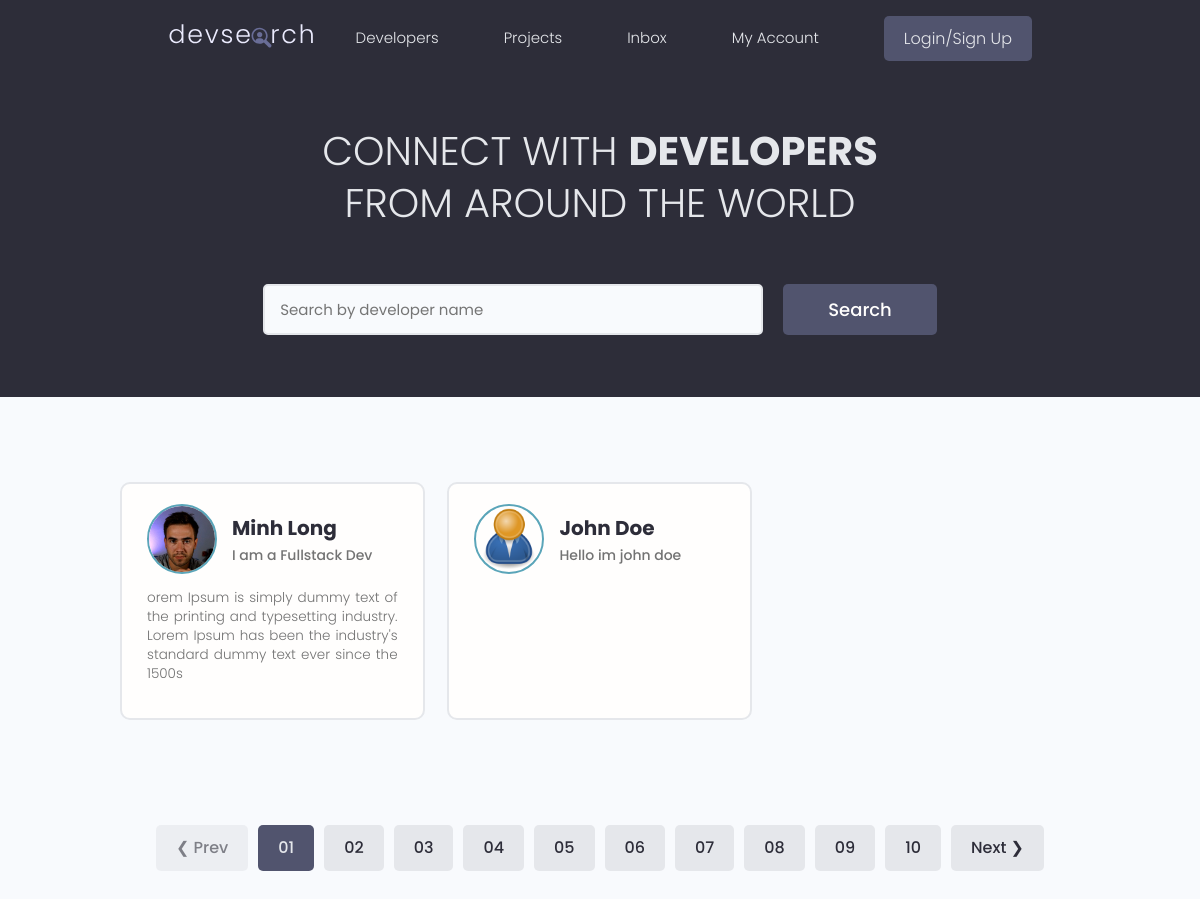
The app's page /, older data.
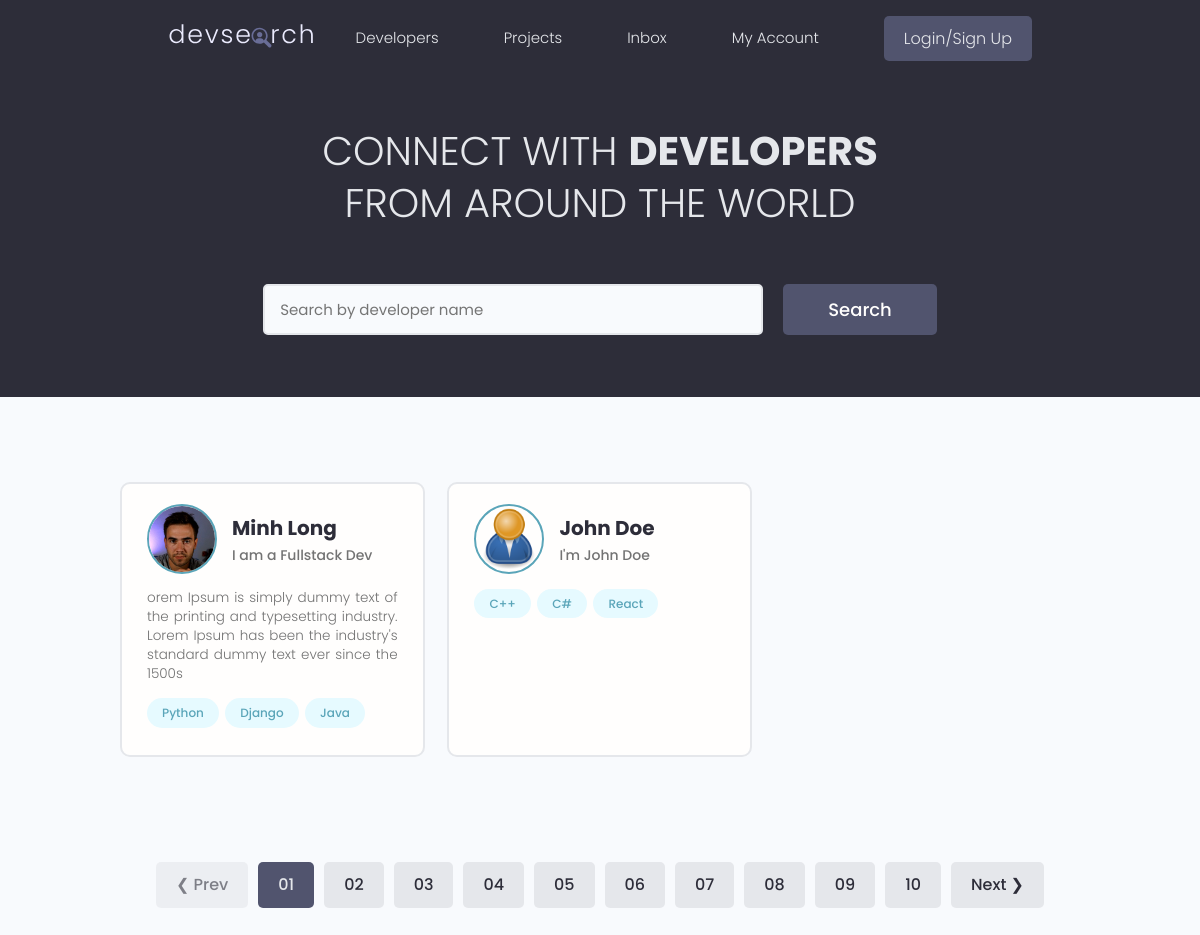
The same page, newer data.
### users/models.py (models this page shows, shortened)
class Profile(models.Model):
    user = models.OneToOneField(User, on_delete=models.CASCADE, null=True, blank=True)
    name = models.CharField(max_length=200, blank=True, null=True)
    email = models.EmailField(max_length=500, blank=True,null=True)
    username = models.CharField(max_length=200, blank=True, null=True)
    location = models.CharField(max_length=200, blank=True, null=True)
    short_intro = models.CharField(max_length=500, blank=True, null=True)
    bio = models.TextField(blank=True, null=True)
    profile_image = models.ImageField(blank=True, null=True, upload_to='profiles/', default='profiles/user-default.png' )
    social_github = models.CharField(max_length=200, blank=True, null=True)
    social_twitter = models.CharField(max_length=200, blank=True, null=True)
    social_linkedin = models.CharField(max_length=200, blank=True, null=True)
    social_youtube = models.CharField(max_length=200, blank=True, null=True)
    social_website = models.CharField(max_length=200, blank=True, null=True)
    created = models.DateTimeField(auto_now_add=True)
    id = models.UUIDField(default=uuid.uuid4, unique=True, primary_key=True, editable=False)

class Skill(models.Model):
    owner =  models.ForeignKey(Profile, on_delete=models.CASCADE, null=True)
    name = models.CharField(max_length= 200,null=True, blank=True)
    description = models.TextField(null=True, blank=True)
    created = models.DateTimeField(auto_now_add=True)
    id = models.UUIDField(default=uuid.uuid4, unique=True, primary_key=True, editable=False)
    def __str__(self):
        return str(self.name)

### users/views.py (the view)
# urls.py: path('', views.profiles, name='profiles'),
def profiles(request):
    profiles = Profile.objects.all()
    context = {'profiles' : profiles}
    return render(request, 'users/profiles.html', context )

### users/templates/users/profiles.html (shortened to what this page needs)
{% extends "main.html" %}
{%load static%}
{% block content %}
  <main class="home">
    <section class="hero-section text-center">
      <div class="container container--narrow">
        <div class="hero-section__box">
          <h2>CONNECT WITH <span>DEVELOPERS</span></h2>
          <h2>FROM AROUND THE WORLD</h2>
        </div>
        <div class="hero-section__search">
          <form class="form" action="#" method="get">
            <div class="form__field">
              <input class="input input--text" id="formInput#search" type="text" name="text"
                placeholder="Search by developer name" />
            </div>
            <input class="btn btn--sub btn--lg" type="submit" value="Search" />
          </form>
        </div>
      </div>
    </section>
    <section class="devlist">
      <div class="container">
        <div class="grid grid--three">
            {%for profile in profiles%}
          <div class="column card">
            <div class="dev">
              <a href="{%url 'user-profile' profile.id%}" class="card__body">
                <div class="dev__profile">
                  <img class="avatar avatar--md" src="{{profile.profile_image.url}}" alt="image" />
                  <div class="dev__meta">
                    <h3>{{profile.name}}</h3>
                    <h5>{{profile.short_intro|slice:"60"}}</h5>
                  </div>
                </div>
                <p class="dev__info">{{profile.bio|slice:"150"}}</p>
                <div class="dev__skills">
                    {%for skill in profile.skill_set.all|slice:"5"%}
                  <span class="tag tag--pill tag--main">
                    <small>{{skill}}</small>
                  </span>
                  {%endfor%}
                </div>
              </a>
            </div>
          </div>
          {%endfor%}
        </div>
      </div>
    </section>
    <div class="pagination">
      <ul class="container">
        <li><a href="#" class="btn btn--disabled">&#10094; Prev</a></li>
        <li><a href="#" class="btn btn--sub">01</a></li>
        <li><a href="#" class="btn">02</a></li>
        <li><a href="#" class="btn">03</a></li>
        <li><a href="#" class="btn">04</a></li>
        <li><a href="#" class="btn">05</a></li>
        <li><a href="#" class="btn">06</a></li>
        <li><a href="#" class="btn">07</a></li>
        <li><a href="#" class="btn">08</a></li>
        <li><a href="#" class="btn">09</a></li>
        <li><a href="#" class="btn">10</a></li>
        <li><a href="#" class="btn">Next &#10095;</a></li>
      </ul>
    </div>
  </main>
{% endblock content %}

### templates/main.html (shortened to what this page needs)
<!DOCTYPE html>
{%load static%}
<html lang="en">
<head>
    <link rel="stylesheet" href="https://cdn.iconmonstr.com/1.3.0/css/iconmonstr-iconic-font.min.css" />
    <link rel="stylesheet" href="{%static 'uikit/styles/uikit.css'%}" />
    <link rel="stylesheet" href="{%static 'styles/app.css'%}" />
</head>
<body>
    {%include 'navbar.html'%}
    {%block content%}
    {%endblock%}
</body>
</html>

### templates/navbar.html (shortened to what this page needs)
{%load static%}
<header class="header">
  <div class="container container--narrow">
    <a href="{%url 'profiles'%}" class="header__logo">
      <img src="{%static 'images/logo.svg'%}" alt="DevSearch Logo" />
    </a>
    <nav class="header__nav">
      <ul class="header__menu">
        <li class="header__menuItem"><a href="{%url 'profiles'%}">Developers</a></li>
        <li class="header__menuItem"><a href="{%url 'projects'%}">Projects</a></li>
        <li class="header__menuItem"><a href="">Inbox</a></li>
        <li class="header__menuItem"><a href="">My Account</a></li>
        {%if request.user.is_authenticated %}
        <li class="header__menuItem"><a href="{%url 'logout'%}" class="btn btn--sub">Logout</a></li>
        <li class="header__menuItem"><a href="{%url 'createProject'%}" class="btn btn--sub">Add project</a></li>
        {%else%}
        <li class="header__menuItem"><a href="{%url 'login'%}" class="btn btn--sub">Login/Sign Up</a></li>
        {%endif%}
      </ul>
    </nav>
  </div>
</header>

### static/styles/app.css (style rules this page uses)
:root { --color-sub: #2d2d39; }
.btn--sub { background-color: var(--color-sub-light); }
.card { border: 2px solid var(--color-light); }
img { width: 100%; }
.header { position: sticky; z-index: 111; background-color: var(--color-sub); padding: 1.5rem 0; }
.header > .container { display: flex; justify-content: space-between; align-items: center; }
.header__logo > img { height: 3.8rem; }
.header__nav > ul { display: inline-flex; align-items: center; list-style: none; gap: 6.5rem; }
.header__menuItem > a { color: var(--color-light); font-weight: 300; }
.hero-section { height: 40vh; display: flex; align-items: center; background-color: var(--color-sub); }
.hero-section__box { margin-bottom: 4rem; }
.hero-section__box > h2, .hero-section__box > h2 > span { font-size: 4rem; color: var(--color-light); line-height: 1.3; text-transform: uppercase; }
.hero-section__box > h2 { font-weight: 300; }
.hero-section__box > h2 > span { font-weight: 700; }
.hero-section__search > .form { display: flex; align-items: center; justify-content: center; gap: 2rem; }
.hero-section__search > .form input.input--text { width: 50rem; }
.devlist { margin-top: 8rem; }
.devlist .grid { align-items: stretch; }
.devlist .dev .dev__profile { display: flex; align-items: center; gap: 1.5rem; }
.devlist .dev .dev__meta h3 { color: var(--color-sub); font-size: 2rem; font-weight: 700; }
.devlist .dev .dev__meta h5 { color: var(--color-text); font-size: 1.4rem; font-weight: 500; }
.devlist .dev .dev__info { margin: 1.5rem 0; font-size: 1.35rem; line-height: 1.4; text-align: justify; }
.pagination { margin-top: 8rem; margin-bottom: 10rem; }
.pagination > ul { flex-wrap: wrap; list-style: none; display: flex; align-items: center; justify-content: center; gap: 1rem; }
.pagination .btn { color: var(--color-sub); }
.pagination .btn.btn--sub { color: var(--color-light); }

### static/uikit/styles/modules/_variables.css (style rules this page uses)
:root { --color-main: #5aa5b9; --color-main-light: #e6faff; --color-sub: #3f4156; --color-sub-light: #51546e; --color-sub-lighter: #ededfd; --color-text: #737373; --color-gray: #8b8b8b; --color-light: #e5e7eb; --color-light-gray: #767676; --color-bg: #f8fafd; --color-white: #fffefd; --color-white-light: #f3f3f3; --color-success: #359e64; --color-success-bg: #def8e8; --color-error: #fc4b0b; --color-error-bg: #fff2ee; --font-base: 'Poppins', arial, helvetica, 'Segoe UI', roboto, ubuntu, sans-serif; --font-monospace: 'Fira Code', 'Courier New', courier, monospace; --font-regular: 300; --font-medium: 500; --font-bold: 700; --generic-shadow: 1px 1px 5px #00000010; --generic-transition: all 0.3s ease-in-out; }

### static/uikit/styles/modules/_base.css (style rules this page uses)
* { margin: 0; padding: 0; box-sizing: border-box; text-rendering: optimizeLegibility; color: inherit; font-size: inherit; }
html { font-size: 50%; }
@media only screen and (min-width: 480px) { html { font-size: 56.25%; } }
@media only screen and (min-width: 1200px) { html { font-size: 62.5%; } }
body { line-height: 1.6; font-weight: 400; font-size: 1.5rem; color: var(--color-text); background-color: var(--color-bg); min-height: 100vh; }

### static/uikit/styles/modules/_typography.css (style rules this page uses)
* { font-family: var(--font-base); }
h2 { font-size: 3.6rem; font-weight: var(--font-bold); }
h3 { font-size: 3.2rem; font-weight: var(--font-medium); }
h5 { font-size: 2.4rem; font-weight: var(--font-medium); }
h5, h6 { font-weight: var(--font-regular); }
p, span, strong { font-size: 1.6rem; color: var(--color-text); font-weight: var(--font-regular); }
a { padding-bottom: 2px; text-decoration: none; display: inline-block; color: var(--color-main); font-weight: var(--font-medium); }

### static/uikit/styles/modules/_utilities.css (style rules this page uses)
.container { width: 92%; max-width: 165rem; margin: 0 auto; box-sizing: border-box; }
.container--narrow { width: 92%; max-width: 120rem; }
@media screen and (min-width: 1000px) { .container { width: 90%; } }
@media screen and (min-width: 1000px) { .container--narrow { width: 85%; } }
@media screen and (min-width: 1200px) { .container { width: 80%; } }
@media screen and (min-width: 1200px) { .container--narrow { width: 72%; } }
.text-center { text-align: center; }

### static/uikit/styles/modules/_avatar.css (style rules this page uses)
.avatar { border-radius: 50%; border: 2px solid var(--color-main); object-fit: cover; }
.avatar--md { height: 7rem; width: 7rem; }

### static/uikit/styles/modules/_card.css (style rules this page uses)
.card { border-radius: 1rem; background-color: var(--color-white); border: 1.5px solid var(--color-light); width: auto; height: auto; margin-top: 0.5rem; margin-bottom: 0.5rem; overflow: hidden; }
.card__body, .card__header { padding: 2rem 2.5rem; }

Row changes from the older to the newer data that the page shows:
added Skill: name "Python", shown under Profile "Minh Long"
added Skill: name "Django", shown under Profile "Minh Long"
added Skill: name "Java", shown under Profile "Minh Long"
changed Profile "John Doe": short_intro "Hello im john doe" → "I'm John Doe"
added Skill: name "C++", shown under Profile "John Doe"
added Skill: name "C#", shown under Profile "John Doe"
added Skill: name "React", shown under Profile "John Doe"
